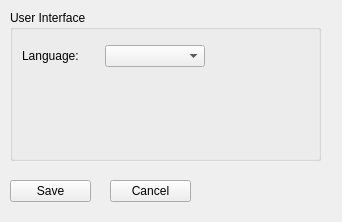
<?xml version="1.0" encoding="UTF-8"?>
<ui version="4.0">
 <class>Settings</class>
 <widget class="QWidget" name="Settings">
  <property name="geometry">
   <rect>
    <x>0</x>
    <y>0</y>
    <width>342</width>
    <height>222</height>
   </rect>
  </property>
  <property name="windowTitle">
   <string>Settings</string>
  </property>
  <widget class="QGroupBox" name="groupBox">
   <property name="geometry">
    <rect>
     <x>10</x>
     <y>10</y>
     <width>311</width>
     <height>151</height>
    </rect>
   </property>
   <property name="title">
    <string>User Interface</string>
   </property>
   <layout class="QGridLayout" name="gridLayout">
    <property name="topMargin">
     <number>15</number>
    </property>
    <item row="1" column="2">
     <spacer name="verticalSpacer">
      <property name="orientation">
       <enum>Qt::Vertical</enum>
      </property>
      <property name="sizeHint" stdset="0">
       <size>
        <width>20</width>
        <height>40</height>
       </size>
      </property>
     </spacer>
    </item>
    <item row="0" column="0">
     <widget class="QLabel" name="labelLanguage">
      <property name="text">
       <string>Language:</string>
      </property>
     </widget>
    </item>
    <item row="0" column="2">
     <widget class="QComboBox" name="comboBoxLanguage">
      <property name="minimumSize">
       <size>
        <width>100</width>
        <height>0</height>
       </size>
      </property>
     </widget>
    </item>
    <item row="0" column="1">
     <spacer name="horizontalSpacer">
      <property name="orientation">
       <enum>Qt::Horizontal</enum>
      </property>
      <property name="sizeType">
       <enum>QSizePolicy::Fixed</enum>
      </property>
      <property name="sizeHint" stdset="0">
       <size>
        <width>20</width>
        <height>20</height>
       </size>
      </property>
     </spacer>
    </item>
    <item row="0" column="3">
     <spacer name="horizontalSpacer_2">
      <property name="orientation">
       <enum>Qt::Horizontal</enum>
      </property>
      <property name="sizeHint" stdset="0">
       <size>
        <width>120</width>
        <height>20</height>
       </size>
      </property>
     </spacer>
    </item>
   </layout>
  </widget>
  <widget class="QPushButton" name="pushButtonSave">
   <property name="geometry">
    <rect>
     <x>10</x>
     <y>180</y>
     <width>81</width>
     <height>22</height>
    </rect>
   </property>
   <property name="text">
    <string>Save</string>
   </property>
  </widget>
  <widget class="QPushButton" name="pushButtonCancel">
   <property name="geometry">
    <rect>
     <x>110</x>
     <y>180</y>
     <width>81</width>
     <height>22</height>
    </rect>
   </property>
   <property name="text">
    <string>Cancel</string>
   </property>
  </widget>
 </widget>
 <resources/>
 <connections>
  <connection>
   <sender>pushButtonCancel</sender>
   <signal>clicked()</signal>
   <receiver>Settings</receiver>
   <slot>hide()</slot>
   <hints>
    <hint type="sourcelabel">
     <x>340</x>
     <y>270</y>
    </hint>
    <hint type="destinationlabel">
     <x>199</x>
     <y>149</y>
    </hint>
   </hints>
  </connection>
 </connections>
</ui>
